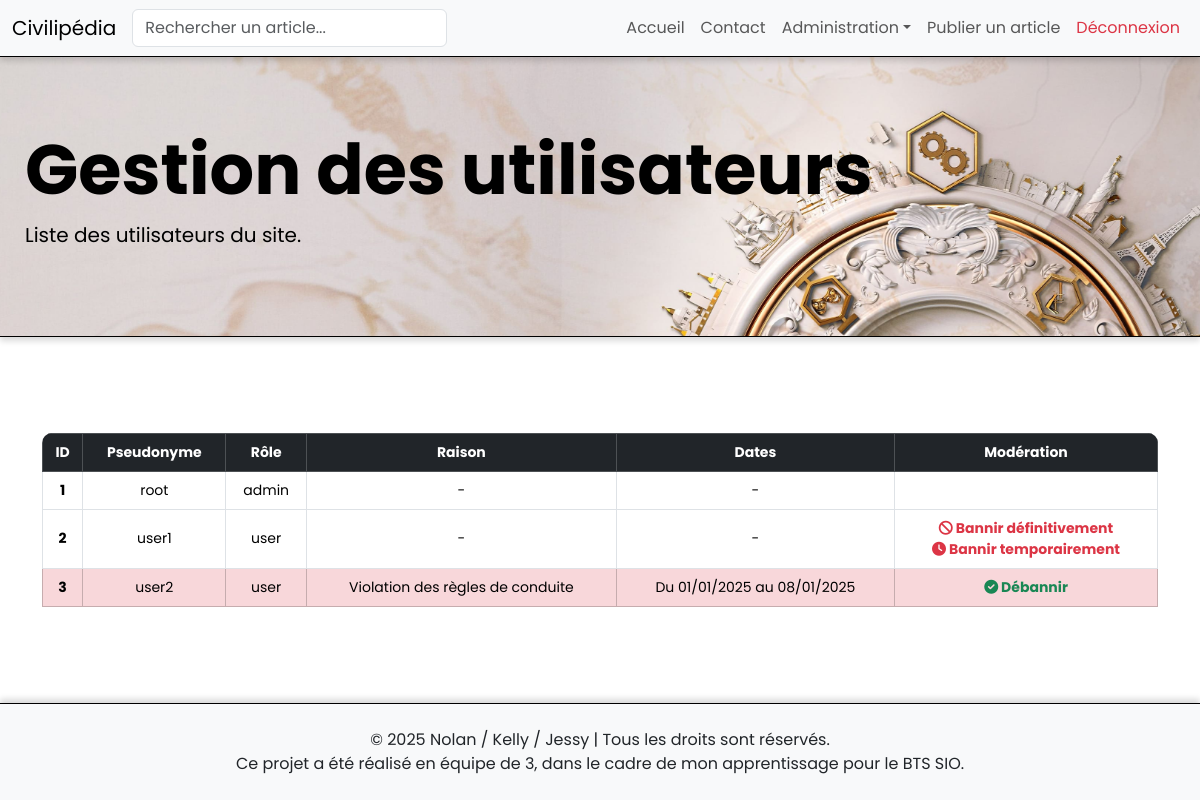
The page /user_list.php (signed in) on the database its author committed.
### tables this page shows
CREATE TABLE IF NOT EXISTS users (
    id INT AUTO_INCREMENT PRIMARY KEY,
    username VARCHAR(50) NOT NULL UNIQUE,  
    password VARCHAR(255) NOT NULL,
    role ENUM('user', 'admin') NOT NULL  
);

CREATE TABLE IF NOT EXISTS ban (
    id INT AUTO_INCREMENT PRIMARY KEY,
    reason TEXT NOT NULL,
    start_date DATE NOT NULL,
    end_date DATE DEFAULT NULL,
    user_id INT NOT NULL,
    FOREIGN KEY (user_id) REFERENCES users(id) ON DELETE CASCADE
);

### src/model/UserModel/recupUserModel.php (called while the page is built, shortened)
<?php
class RecupUserModel {
    public function getUserInfo($bdd) {
        $state = $bdd->prepare("SELECT users.id as userid, username, role, ban.id, ban.user_id FROM users LEFT JOIN ban ON ban.user_id = users.id ORDER BY userid LIMIT 50");
        $state->execute(array());
        return $state->fetchAll();
    }
}

### src/model/UserModel/banCheckUserModel.php (called while the page is built, shortened)
<?php
class banCheckUserModel {
    public function getInfoUserBan(PDO $bdd, $userID)
    {
        $state = $bdd->prepare("SELECT reason, start_date, end_date FROM ban WHERE user_id = ? ORDER BY start_date LIMIT 1");
        $state->execute(array($userID));
        return $state->fetch(PDO::FETCH_ASSOC);
    }
}

### user_list.php (the view, shortened to what this page needs)
<?php
include_once 'src/control/BDDControl/connectBDD.php';
include_once 'src/model/UserModel/recupUserModel.php';
include_once 'src/model/UserModel/banCheckUserModel.php';
if (!empty($_SESSION["userID"]) && $_SESSION["userRole"] == "admin") {
    $recupUser = new RecupUserModel();
    $users = $recupUser->getUserInfo($bdd);
} else {
    header("Location: javascript://history.go(-1)");
    exit;
}
?>
<!DOCTYPE html>
<html lang="fr">
<head>
    <?php include 'src/component/head.php'; ?>
    <link rel="stylesheet" href="css/styleAdmin/userList.css" />
</head>
<body>
    <?php include_once 'src/component/navbar.php' ?>
    <header class="header">
        <div class="text">
            <h1>Gestion des utilisateurs</h1>
            <p>Liste des utilisateurs du site.</p>
        </div>
    </header>
    <main class="main-container">
        <div class="container">
            <div class="table-container">
                <table class="table table-bordered table-hover text-center">
                    <thead class="table-dark">
                        <tr>
                            <th>ID</th>
                            <th>Pseudonyme</th>
                            <th>Rôle</th>
                            <th>Raison</th>
                            <th>Dates</th>
                            <th>Modération</th>
                        </tr>
                    </thead>
                    <tbody>
                        <?php foreach ($users as $user) { ?>
                            <?php
                            if ($user["user_id"]) {
                                $infoUserBan = new banCheckUserModel();
                                $ban = $infoUserBan->getInfoUserBan($bdd, $user["userid"]);
                            } else {
                                $ban = null;
                            }
                            ?>
                            <tr class="<?php echo $user["user_id"] ? 'table-danger' : ''; ?>">
                                <th scope="row"><?php echo $user["userid"] ?></th>
                                <td><?= $user["username"] ?></td>
                                <td><?= $user["role"] ?></td>
                                <?php if ($user["user_id"]) { ?>
                                    <td><?= !empty($ban["reason"]) ? htmlspecialchars($ban["reason"]) : "-" ?></td>
                                    <td>
                                        <?php
                                        if (!empty($ban["start_date"])) {
                                            $startDate = date("d/m/Y", strtotime($ban["start_date"]));
                                            if ($ban["end_date"]) {
                                                $endDate = date("d/m/Y", strtotime($ban["end_date"]));
                                                echo "Du $startDate au $endDate";
                                            } else {
                                                echo "Depuis le $startDate";
                                            }
                                        } else {
                                            echo "-";
                                        }
                                        ?>
                                    </td>
                                <?php } else { ?>
                                    <td>-</td>
                                    <td>-</td>
                                <?php } ?>
                                <td>
                                    <?php if ($user["role"] != "admin") { ?>
                                        <?php if ($user["user_id"]) { ?>
                                            <span class="action_deban text-success" data-bs-toggle="modal" data-bs-target="#deban<?php echo $user["userid"]; ?>">
                                                <i class="fas fa-check-circle"></i> Débannir
                                            </span>
                                        <?php } else { ?>
                                            <span class="action_ban text-danger" data-bs-toggle="modal" data-bs-target="#bandef<?php echo $user["userid"]; ?>">
                                                <i class="fas fa-ban"></i> Bannir définitivement
                                            </span><br>
                                            <span class="action_ban text-danger" data-bs-toggle="modal" data-bs-target="#bantemp<?php echo $user["userid"]; ?>">
                                                <i class="fas fa-clock"></i> Bannir temporairement
                                            </span>
                                        <?php } ?>
                                    <?php } ?>
                                </td>
                            </tr>
                        <?php } ?>
                    </tbody>
                </table>
            </div>
        </div>
    </main>
    <?php include 'src/component/footer.php' ?>
</body>
</html>

### css/baseStyle.css (style rules this page uses)
* { margin: 0; padding: 0; box-sizing: border-box; text-decoration: none; list-style: none; font-family: "Poppins", sans-serif; }

### css/styleAdmin/userList.css (style rules this page uses)
body { display: flex; flex-direction: column; min-height: 100vh; }
.main-container { display: flex; justify-content: center; align-items: center; flex-direction: column; flex-grow: 1; padding: 50px 0; }
.header { place-content: center; background: url(../../assets/img/imgPrincipal.jpg) no-repeat center center fixed; background-size: cover; height: 35vh; border-bottom: 1px solid black; box-shadow: 0 4px 6px rgba(0, 0, 0, 0.15); }
.header .text { padding-left: 25px; }
.header .text h1 { color: black; font-weight: bold; font-size: 70px; }
.header .text p { color: black; font-size: 20px; }
.table-container { background-color: rgba(255, 255, 255, 0.92); margin-top: 15px; border-radius: 10px; box-shadow: none; overflow-x: auto; }
.table { min-width: 100%; width: auto; table-layout: fixed; }
.table thead th { vertical-align: middle; }
.table td, .table th { vertical-align: middle; font-size: 14px; }
.action_deban, .action_ban { cursor: pointer; color: #007bff; font-weight: bold; }

### rows shown on the page
users: id "1", username "root", role "admin"
users: id "2", username "user1", role "user"
ban: user "3", user.username "user2", user.role "user", reason "Violation des règles de conduite", start_date "01/01/2025", end_date "08/01/2025"
